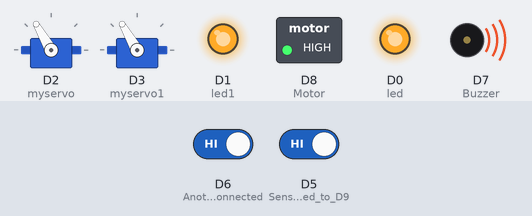
A sketch run on a simulated ESP8266 (NodeMCU). Shown: 2 × servo, switched loads named in the sketch (green lamp = pin HIGH), output pins drawn as LEDs (lit = HIGH), buzzer (waves = sounding, pin HIGH). The test bench sets the inputs (shaded band); at power-on: D6 (Another_sensor_connected) HIGH, D5 (Sensor_connected_to_D9) HIGH. WiFi joins after 1.5 s; servers stay silent unless stated.

Above: at 2.7 s.
2.8 s: D6 (Another_sensor_connected) driven LOW
At 3.6 s:
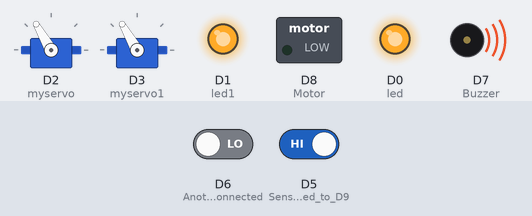
4.3 s: D5 (Sensor_connected_to_D9) driven LOW
At 7.1 s:
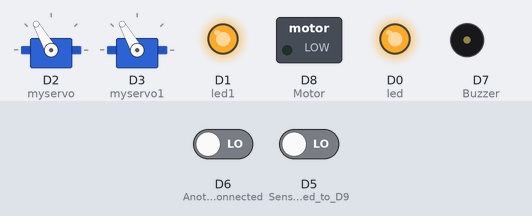
Timing chart, 0 to 8.6 s (numbered marks = the images above; inputs shaded):
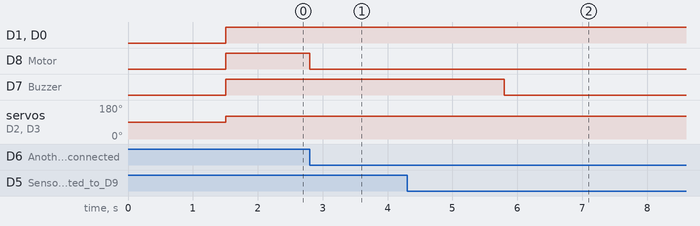

Measured:
- after the input at 2.8 s, D8 (Motor): HIGH → LOW at once
- after the input at 4.3 s, D7 (Buzzer): HIGH → LOW after 1.5 s

The sketch:

Untitled_2_mar22a.ino
```cpp
#include "arduino_secrets.h"
#include "thingProperties.h"
#include "Servo.h"

Servo myservo;
int led = D0;

Servo myservo1;
int led1 = D1;

void setup() {
  // Initialize serial and wait for port to open:
  // put your setup code here, to run once:
  Serial.begin(115200);
  delay(1500);
  pinMode(D7, OUTPUT); // Buzzer
  pinMode(D8, OUTPUT); // Motor
  pinMode(D5, INPUT); // Sensor connected to D9
  pinMode(D6, INPUT); // Another sensor connected to A0


  pinMode(led, OUTPUT);
  myservo.attach(D2);  // Use D3 for the first servo, adjust as needed

  pinMode(led1, OUTPUT);
  myservo1.attach(D3);
  // This delay gives the chance to wait for a Serial Monitor without blocking if none is found


  // Defined in thingProperties.h
  initProperties();

  // Connect to Arduino IoT Cloud
  ArduinoCloud.begin(ArduinoIoTPreferredConnection);

  /*
     The following function allows you to obtain more information
     related to the state of network and IoT Cloud connection and errors
     the higher number the more granular information you’ll get.
     The default is 0 (only errors).
     Maximum is 4
 */
  setDebugMessageLevel(2);
  ArduinoCloud.printDebugInfo();


}

void loop() {
  ArduinoCloud.update();
   int sensorValue = digitalRead(D5); // Read the sensor connected to D9
  int anotherSensorValue = digitalRead(D6); // Read another sensor connected to A0


  if (sensorValue == LOW ) {
    digitalWrite(D7, LOW);
    digitalWrite(D6,HIGH);// Turn on buzzer
    // Turn on motor
    delay(3000); // Keep them on for 500 milliseconds
  } else {
    digitalWrite(D7, HIGH); // Turn off buzzer
   // Turn off motor
  }
  if (anotherSensorValue == LOW) {
     // Turn on buzzer
    digitalWrite(D8, LOW);
    digitalWrite(D5,HIGH);// Turn on motor
    delay(3000); // Keep them on for 500 milliseconds
  } else {
    // Turn off buzzer
    digitalWrite(D8, HIGH); // Turn off motor
}


   if(barrier_zebra == 1 && smart_signal == 0)
  {
    for (int i = 0; i < 2; i++) {
    myservo.write(i == 0 ? 0 : 130);
    myservo1.write(i == 0 ? 130 : 0);
    delay(5000);
    }

  }

  else
  {
    myservo.write(120);
    myservo1.write(120);

  }

  if(smart_signal == 1 && barrier_zebra == 0)
  {
  for (int i = 0; i < 2; i++) {
    digitalWrite(led, i == 0 ? HIGH : LOW);
    digitalWrite(led1, i == 0 ? LOW : HIGH);
    delay(5000);
  }

}
else
{
    digitalWrite(led, 1);
    digitalWrite(led1, 1);

}

if(barrier_zebra == 1 && smart_signal == 1){
  for (int i = 0; i < 2; i++) {

    myservo.write(i == 0 ? 0 : 130);
    myservo1.write(i == 0 ? 130 : 0);
    digitalWrite(led, i == 0 ? HIGH : LOW);
    digitalWrite(led1, i == 0 ? LOW : HIGH);
    delay(5000);
  }
}
else
{
    digitalWrite(led, 1);
    digitalWrite(led1, 1);
     myservo.write(120);
    myservo1.write(120);
    //message = "Traffic Signal is ON";
}

}
/*
  Since SmartSignal is READ_WRITE variable, onSmartSignalChange() is
  executed every time a new value is received from IoT Cloud.
*/
void onSmartSignalChange()  {
  // Add your code here to act upon SmartSignal change


}

/*
  Since BarrierZebra is READ_WRITE variable, onBarrierZebraChange() is
  executed every time a new value is received from IoT Cloud.
*/
void onBarrierZebraChange()  {
  // Add your code here to act upon BarrierZebra change
}
/*
  Since Signal is READ_WRITE variable, onSignalChange() is
  executed every time a new value is received from IoT Cloud.
*/
void onSignalChange()  {
  // Add your code here to act upon Signal change
}
/*
  Since Servo1 is READ_WRITE variable, onServo1Change() is
  executed every time a new value is received from IoT Cloud.
*/
void onServo1Change()  {
  // Add your code here to act upon Servo1 change
}
/*
  Since Servo2 is READ_WRITE variable, onServo2Change() is
  executed every time a new value is received from IoT Cloud.
*/
void onServo2Change()  {
  // Add your code here to act upon Servo2 change
}
/*
  Since Messenger is READ_WRITE variable, onMessengerChange() is
  executed every time a new value is received from IoT Cloud.
*/
void onMessengerChange()  {
  // Add your code here to act upon Messenger change
}
/*
  Since Message is READ_WRITE variable, onMessageChange() is
  executed every time a new value is received from IoT Cloud.
*/
void onMessageChange()  {
  // Add your code here to act upon Message change
}
```

arduino_secrets.h
```cpp
#define SECRET_DEVICE_KEY ""
#define SECRET_OPTIONAL_PASS ""
#define SECRET_SSID ""
```

thingProperties.h
```cpp
// Code generated by Arduino IoT Cloud, DO NOT EDIT.

#include <ArduinoIoTCloud.h>
#include <Arduino_ConnectionHandler.h>

const char DEVICE_LOGIN_NAME[]  = "f607a085-c082-4719-906f-8013122e6165";

const char SSID[]               = SECRET_SSID;    // Network SSID (name)
const char PASS[]               = SECRET_OPTIONAL_PASS;    // Network password (use for WPA, or use as key for WEP)
const char DEVICE_KEY[]  = SECRET_DEVICE_KEY;    // Secret device password

void onBarrierZebraChange();
void onSmartSignalChange();

bool barrier_zebra;
bool smart_signal;

void initProperties(){

  ArduinoCloud.setBoardId(DEVICE_LOGIN_NAME);
  ArduinoCloud.setSecretDeviceKey(DEVICE_KEY);
  ArduinoCloud.addProperty(barrier_zebra, READWRITE, ON_CHANGE, onBarrierZebraChange);
  ArduinoCloud.addProperty(smart_signal, READWRITE, ON_CHANGE, onSmartSignalChange);

}

WiFiConnectionHandler ArduinoIoTPreferredConnection(SSID, PASS);
```
